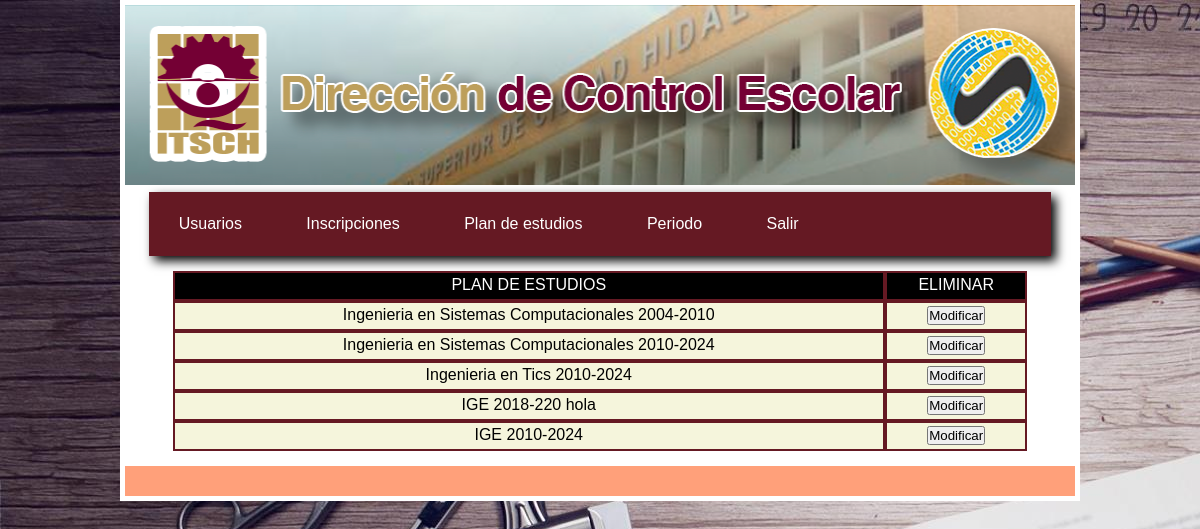
Page /plan/modificar.php (signed in) on the committed database.
### tables this page shows
CREATE TABLE `t_plan_estudios` (
  `idPlan` int(11) NOT NULL,
  `nPlan` varchar(250) DEFAULT NULL
);

### plan/modificar.php (the view, shortened to what this page needs)
<?php
require('../config.php');
?>
<!DOCTYPE html>
<html lang="en">
<head>
    <link rel="stylesheet" href="../css/style.css">
    <link rel="stylesheet" href="../css/menu.css">
    <link rel="stylesheet" href="../icons/style.css">
</head>
<body>
   <div class="wraper">
     <?php require('../menu.php');?>
       <section>
           <?php
               $query=$cnx->prepare("SELECT * FROM t_plan_estudios");
                $query->execute();
                        echo "<div class='section group'>";
                        echo "<div class='header col span_10_of_12'>
                                PLAN DE ESTUDIOS
                                </div>
                            <div class='header col span_2_of_12'>
                                ELIMINAR
                            </div>
                            ";
                         echo "</div>";
                    foreach($query as $key => $value){
                        echo "<div class='section group' id='".$value['idPlan']."'>";
                        echo "<div class='col span_10_of_12'>".
                                $value['nPlan']
                                ."</div>";
                            echo "<div class='col span_2_of_12'>";?>
                            <form action="agregar.php" method="post">
                            <input type="submit"  name="modificar" value="Modificar">
                            </form>
                        <?php
                        echo "</div>";
                         echo "</div>";
                    }
           ?>
       </section>
       <footer>
       </footer>
   </div>
</body>
</html>

### css/style.css (style rules this page uses)
body { font: 1em/150% Arial, Helvetica, sans-serif; background-image: url('../img/backschool.jpg'); }
.wraper { padding: 5px; width: 960px; height: auto; margin: auto; background-color: white; }
section { width: 90%; margin: auto; }
footer { clear: both; padding: 15px; background-color: lightsalmon; }
.section { clear: both; padding: 0px; margin: 0px; }
.col { display: block; float:left; margin: 0%; }
.col:first-child { margin-left: 0; }
.group:before, .group:after { content:""; display:table; }
.group:after { clear:both; }
.group { zoom:1; }
.span_10_of_12 { width: 83.33%; }
.span_2_of_12 { width: 16.66%; }
.col { border: 2px solid #651923; text-align: center; background-color: beige; height: 30px; }
.header { color:white; text-align: center; background-color: black; }
footer { margin-top:15px }

### css/menu.css (style rules this page uses)
* { padding:0; margin:0; -webkit-box-sizing: border-box; -moz-box-sizing: border-box; box-sizing: border-box; }

### rows in the picture
t_plan_estudios: nPlan "Ingenieria en Sistemas Computacionales 2004-2010"
t_plan_estudios: nPlan "Ingenieria en Sistemas Computacionales 2010-2024"
t_plan_estudios: nPlan "Ingenieria en Tics 2010-2024"
t_plan_estudios: nPlan "IGE 2018-220 hola"
t_plan_estudios: nPlan "IGE 2010-2024"
